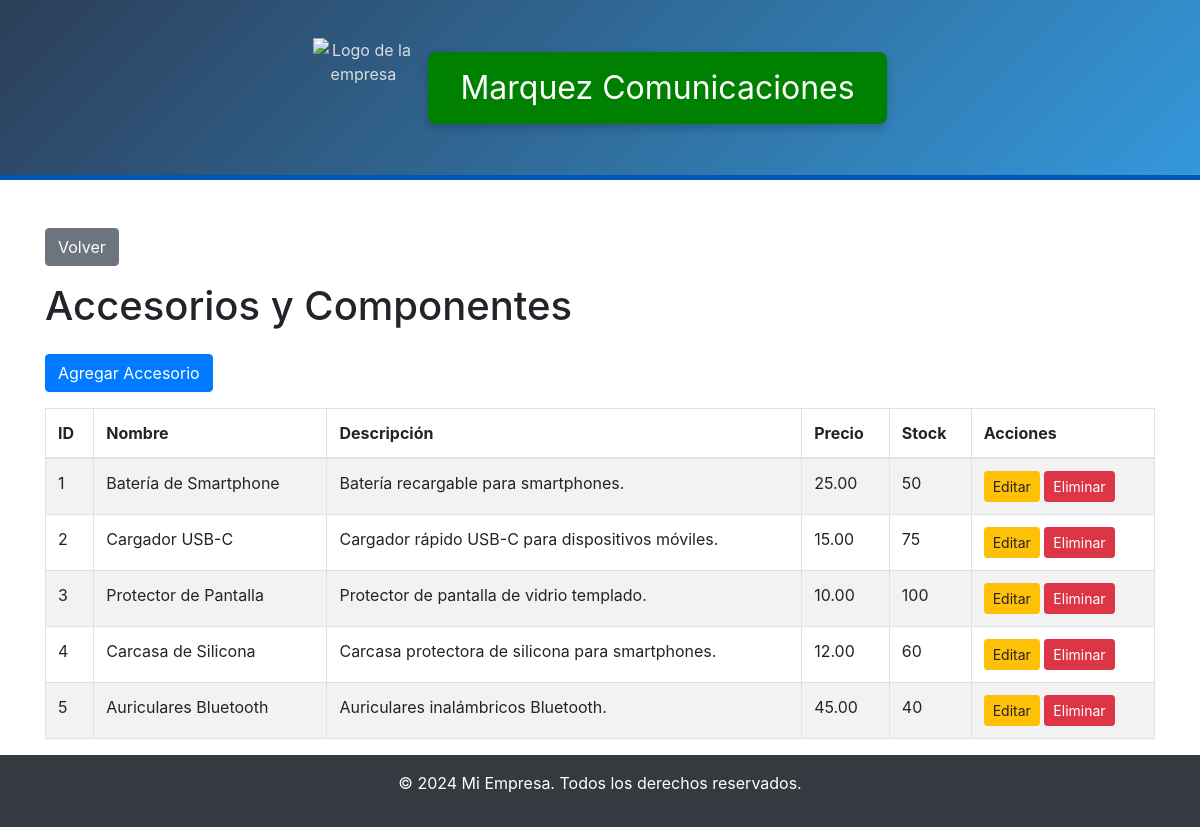
Screenshot of /administrador/accesorios_componentes/index.php with the database file from the repository.
### tables this page shows
CREATE TABLE `accesorios_y_componentes` (
  `id_accesorios_y_componentes` int(11) NOT NULL,
  `nombre` varchar(255) NOT NULL,
  `descripcion` text NOT NULL,
  `stock` int(11) NOT NULL,
  `precio` decimal(10,2) NOT NULL,
  `tipo` int(11) NOT NULL,
  `stockmin` int(11) NOT NULL,
  `stockmaximo` int(11) NOT NULL
);

### administrador/accesorios_componentes/index.php (the view, shortened to what this page needs)
<?php
include '../../base_datos/db.php';
$query = "SELECT * FROM accesorios_y_componentes";
$result = mysqli_query($conn, $query);
?>
<?php include('../../includes/header.php'); ?>
<div class="container mt-5">
    <a href="../administrador.php" class="btn btn-secondary mb-3">Volver</a>
    <h1 class="mb-4">Accesorios y Componentes</h1>
    <a href="create.php" class="btn btn-primary mb-3">Agregar Accesorio</a>
    <table class="table table-striped table-bordered">
        <thead>
            <tr>
                <th>ID</th>
                <th>Nombre</th>
                <th>Descripción</th>
                <th>Precio</th>
                <th>Stock</th>
                <th>Acciones</th>
            </tr>
        </thead>
        <tbody>
            <?php while ($row = mysqli_fetch_assoc($result)) { ?>
            <tr>
                <td><?php echo htmlspecialchars($row['id_accesorios_y_componentes']); ?></td>
                <td><?php echo htmlspecialchars($row['nombre']); ?></td>
                <td><?php echo htmlspecialchars($row['descripcion']); ?></td>
                <td><?php echo htmlspecialchars(number_format($row['precio'], 2)); ?></td>
                <td><?php echo htmlspecialchars($row['stock']); ?></td>
                <td>
                    <a href="edit.php?id=<?php echo htmlspecialchars($row['id_accesorios_y_componentes']); ?>" class="btn btn-warning btn-sm">Editar</a>
                    <a href="delete.php?id=<?php echo htmlspecialchars($row['id_accesorios_y_componentes']); ?>" class="btn btn-danger btn-sm">Eliminar</a>
                </td>
            </tr>
            <?php } ?>
        </tbody>
    </table>
</div>
<?php include('../../includes/footer.php'); ?>

### includes/header.php (style rules this page uses)
body { padding-top: 180px; }

### rows the page displays
accesorios_y_componentes: id_accesorios_y_componentes "1", nombre "Batería de Smartphone", descripcion "Batería recargable para smartphones.", precio "25.00", stock "50"
accesorios_y_componentes: id_accesorios_y_componentes "2", nombre "Cargador USB-C", descripcion "Cargador rápido USB-C para dispositivos móviles.", precio "15.00", stock "75"
accesorios_y_componentes: id_accesorios_y_componentes "3", nombre "Protector de Pantalla", descripcion "Protector de pantalla de vidrio templado.", precio "10.00", stock "100"
accesorios_y_componentes: id_accesorios_y_componentes "4", nombre "Carcasa de Silicona", descripcion "Carcasa protectora de silicona para smartphones.", precio "12.00", stock "60"
accesorios_y_componentes: id_accesorios_y_componentes "5", nombre "Auriculares Bluetooth", descripcion "Auriculares inalámbricos Bluetooth.", precio "45.00", stock "40"
